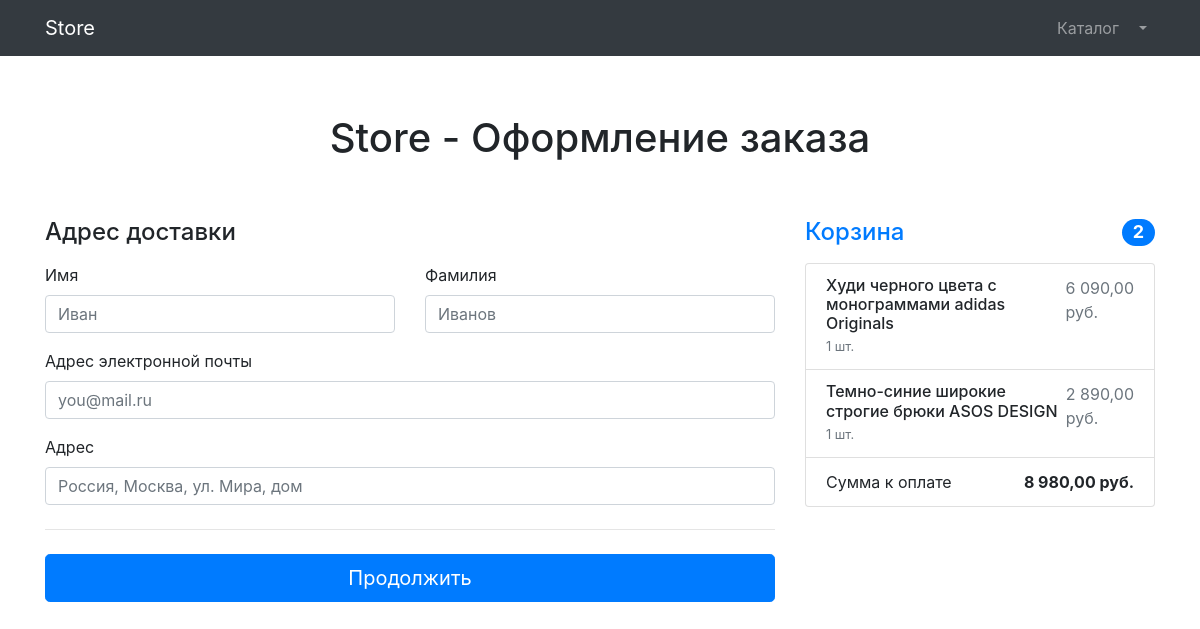
Page /orders/order-create/ (signed in) on the committed database.
### products/models.py (models this page shows, shortened)
class Basket(models.Model):
    user = models.ForeignKey(to=User, on_delete=models.CASCADE)
    product = models.ForeignKey(to=Product, on_delete=models.CASCADE)
    quantity = models.PositiveSmallIntegerField(default=0)
    created_timestamp = models.DateTimeField(auto_now_add=True)
    objects = BasketQuerySet.as_manager()
    def sum(self):
        return self.product.price * self.quantity

class Product(models.Model):
    name = models.CharField(max_length=256)
    description = models.TextField()
    price = models.DecimalField(max_digits=10, decimal_places=2)
    quantity = models.PositiveIntegerField(default=0)
    image = models.ImageField(upload_to='products_images', blank=True)
    stripe_product_price_id = models.CharField(max_length=128, null=True, blank=True)
    category = models.ForeignKey(to=ProductCategory, on_delete=models.PROTECT)
    class Meta:
        verbose_name = 'Продукт'
        verbose_name_plural = 'Продукты'

### orders/views.py (the view, shortened to what this page needs)
# urls.py: path('order-create/', OrderCreateView.as_view(), name='order_create'),
class OrderCreateView(TitleMixin, LoginRequiredMixin, CreateView):
    form_class = OrderForm
    template_name = 'orders/order-create.html'
    success_url = reverse_lazy('orders:order_create')
    title = 'Store - Оформление заказа'

### orders/forms.py
class OrderForm(forms.ModelForm):
    first_name = forms.CharField(label='Имя',
                                 widget=forms.TextInput(attrs={'class': 'form-control', 'placeholder': 'Иван'}))
    last_name = forms.CharField(label='Фамилия',
                                widget=forms.TextInput(attrs={'class': 'form-control', 'placeholder': 'Иванов'}))
    email = forms.EmailField(label='Адрес электронной почты',
                             widget=forms.EmailInput(attrs={'class': 'form-control', 'placeholder': 'you@mail.ru'}))
    address = forms.CharField(label='Адрес',
                              widget=forms.TextInput(attrs={'class': 'form-control',
                                                            'placeholder': 'Россия, Москва, ул. Мира, дом '}))
    class Meta:
        model = Order
        fields = ['first_name', 'last_name', 'email', 'address']

### common/views.py (called while the page is built)
    def get_context_data(self, **kwargs):
        context = super(TitleMixin, self).get_context_data(**kwargs)
        context['title'] = self.title
        return context

### products/context_processors.py (called while the page is built)
def baskets(request):
    user = request.user
    return {'baskets': Basket.objects.filter(user=user) if user.is_authenticated else []}

### products/models.py (called while the page is built)
    def total_sum(self):
        return sum(basket.sum() for basket in self)

    def total_quantity(self):
        return sum(basket.quantity for basket in self)

### orders/templates/orders/order-create.html (shortened to what this page needs)
{% extends 'products/base.html' %}
{% load humanize %}
{% block content %}
    <section>
    <div class="alert alert-warning text-center" role="alert">
    </div>
    <div class="container">
        <div class="py-5 text-center">
            <h1>{{ title }}</h1>
        </div>
        <div class="row g-5">
            <div class="col-md-5 col-lg-4 order-md-last">
                <h4 class="d-flex justify-content-between align-items-center mb-3">
                    <span class="text-primary">Корзина</span>
                    <span class="badge badge-primary badge-pill text-white">{{ baskets.total_quantity }}</span>
                </h4>
                <ul class="list-group mb-3">
                    {% for basket in baskets %}
                        <li class="list-group-item d-flex justify-content-between lh-sm">
                        <div>
                            <h6 class="my-0">{{ basket.product.name }}</h6>
                            <small class="text-muted">{{ basket.quantity }} шт.</small>
                        </div>
                        <span class="text-muted">{{ basket.sum|intcomma}} руб.</span>
                    </li>
                    {% endfor %}
                    <li class="list-group-item d-flex justify-content-between">
                        <span>Сумма к оплате</span>
                        <strong>{{ baskets.total_sum|intcomma }} руб.</strong>
                    </li>
                </ul>
            </div>
            <div class="col-md-7 col-lg-8">
                <h4 class="mb-3">Адрес доставки</h4>
                <form action="{% url 'orders:order_create' %}" method="post">
                    <div class="row g-3">
                        <div class="col-sm-6">
                            <label for="{{ form.first_name.id_for_label }}" class="form-label">{{ form.first_name.label }}</label>
                            {{ form.first_name }}
                        </div>
                        <div class="col-sm-6">
                            <label for="{{ form.last_name.id_for_label }}" class="form-label">{{ form.last_name.label }}</label>
                            {{ form.last_name }}
                        </div>
                        <div class="col-12 mt-3">
                            <label for="{{ form.email.id_for_label }}" class="form-label">{{ form.email.label }}</label>
                            {{ form.email }}
                        </div>
                        <div class="col-12 mt-3">
                            <label for="{{ form.address.id_for_label }}" class="form-label">{{ form.address.label }}</label>
                            {{ form.address }}
                        </div>
                    </div>
                    <hr class="my-4">
                    <button class="w-100 btn btn-primary btn-lg" type="submit">Продолжить</button>
                </form>
            </div>
        </div>
    </div>
</section>
{% endblock %}

### rows in the picture
Basket: total_quantity "2", product.name "Худи черного цвета с монограммами adidas Originals", quantity "1", sum "6 090,00", total_sum "8 980,00"
Basket: product.name "Темно-синие широкие строгие брюки ASOS DESIGN", quantity "1", sum "2 890,00"

### other values in the picture
{{ title }} "Store - Оформление заказа"
